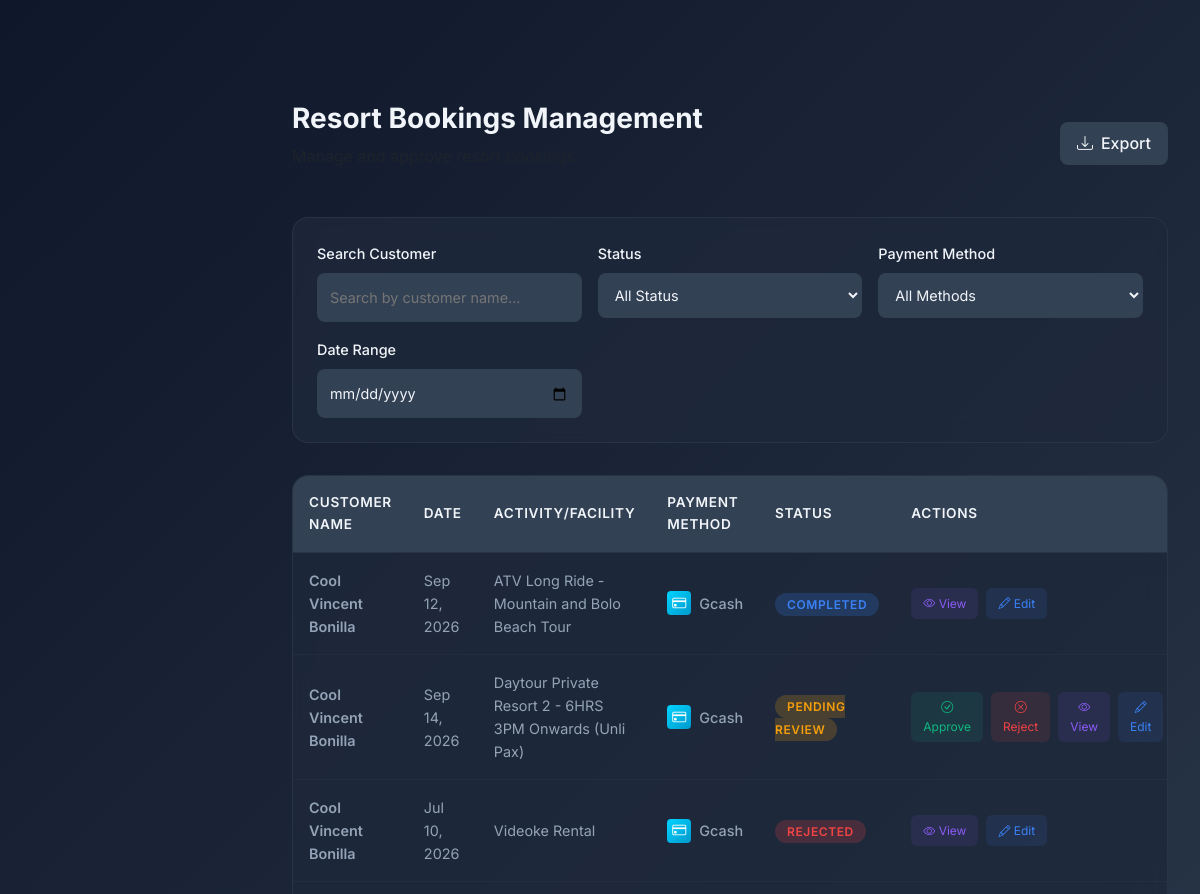
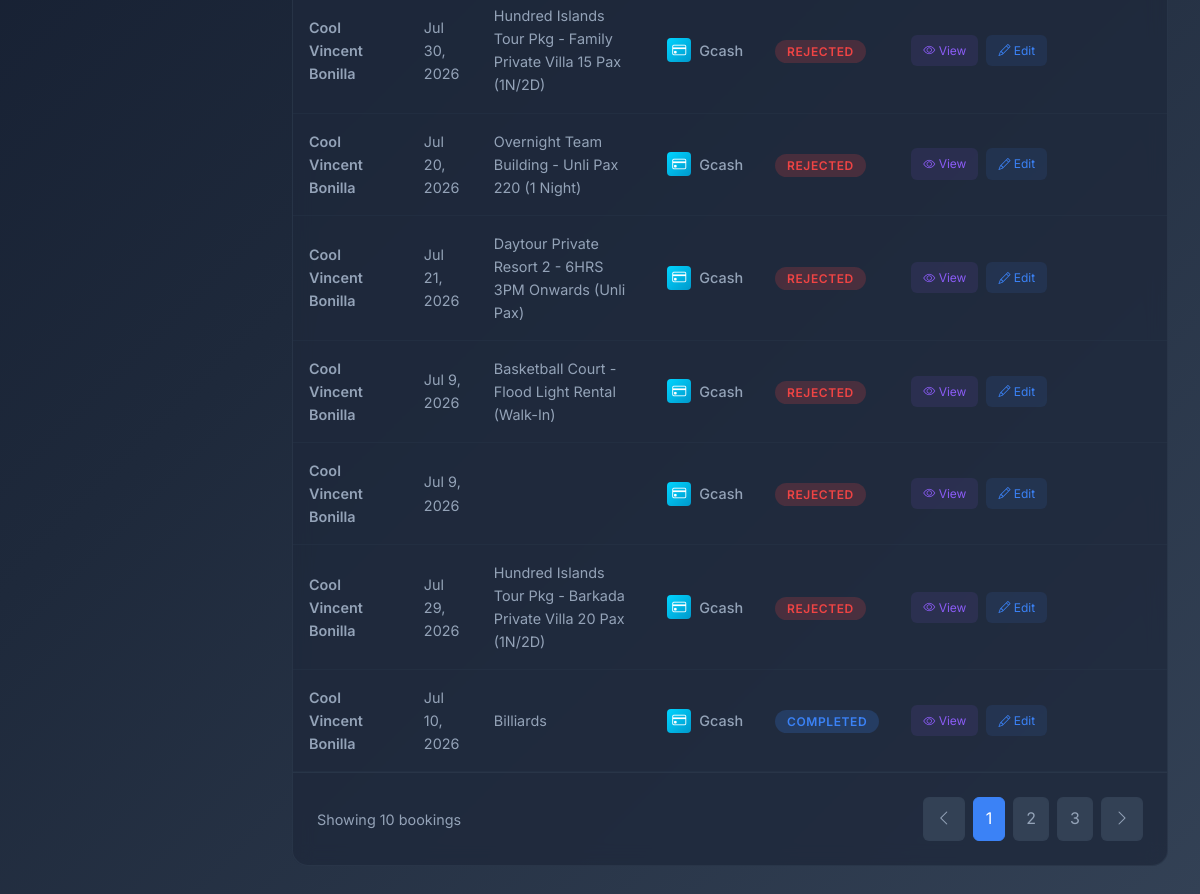
Page /bookings_orig.php (signed in) on the committed database (2 pictures, top to bottom).
### tables this page shows
CREATE TABLE `bookings` (
  `id` int(11) NOT NULL,
  `booking_reference` varchar(20) NOT NULL,
  `user_id` int(11) DEFAULT NULL,
  `booking_type` enum('activity','accommodation','bundle') NOT NULL,
  `activity_id` int(11) DEFAULT NULL,
  `accommodation_id` int(11) DEFAULT NULL,
  `bundle_id` int(11) DEFAULT NULL,
  `status_id` int(11) NOT NULL DEFAULT 1,
  `full_name` varchar(255) NOT NULL,
  `email` varchar(255) NOT NULL,
  `phone_number` varchar(20) NOT NULL,
  `check_in_date` date NOT NULL,
  `check_in_time` time DEFAULT NULL,
  `check_out_date` date DEFAULT NULL,
  `check_out_time` time DEFAULT NULL,
  `number_of_days` int(11) DEFAULT NULL,
  `number_of_guests` int(11) NOT NULL DEFAULT 1,
  `special_requests` text DEFAULT NULL,
  `total_amount` decimal(10,2) NOT NULL,
  `payment_status` enum('pending','paid','refunded') DEFAULT 'pending',
  `payment_method` varchar(50) DEFAULT 'gcash',
  `booking_source` enum('online','walk_in') NOT NULL DEFAULT 'online',
  `guest_name` varchar(255) DEFAULT NULL,
  `guest_contact` varchar(30) DEFAULT NULL,
  `created_at` timestamp NOT NULL DEFAULT current_timestamp(),
  `updated_at` timestamp NOT NULL DEFAULT current_timestamp() ON UPDATE current_timestamp(),
  `payment_proof` varchar(500) DEFAULT NULL
);

CREATE TABLE `booking_status` (
  `id` int(11) NOT NULL,
  `name` varchar(50) NOT NULL,
  `description` text DEFAULT NULL,
  `color` varchar(20) DEFAULT NULL,
  `is_active` tinyint(1) DEFAULT 1,
  `created_at` timestamp NOT NULL DEFAULT current_timestamp()
);

### bookings_orig.php (the view, shortened to what this page needs)
<?php
global $conn;
$query = "
    SELECT
        b.id,
        b.booking_reference,
        b.booking_type,
        b.activity_id,
        b.accommodation_id,
        b.bundle_id,
        b.user_id,
        b.full_name,
        b.email,
        b.phone_number,
        b.check_in_date,
        b.check_in_time,
        b.check_out_date,
        b.check_out_time,
        b.number_of_days,
        b.number_of_guests,
        b.special_requests,
        b.total_amount,
        b.payment_status,
        b.payment_method,
        b.created_at,
        bs.name as status_name,
        bs.description as status_description,
        bs.color as status_color,
        CONCAT(u.first_name, ' ', COALESCE(u.middle_name, ''), ' ', u.last_name) as user_name,
        u.email as user_email,
        u.phone_number as user_phone,
        CASE
            WHEN b.booking_type = 'activity' THEN a.name
            WHEN b.booking_type = 'accommodation' THEN acc.name
            WHEN b.booking_type = 'bundle' THEN bun.name
            ELSE acc.name
        END as item_name,
        CASE
            WHEN b.booking_type = 'activity' THEN 'bi-activity'
            ELSE NULL
        END as item_icon,
        pr.file_path as receipt_path
    FROM bookings b
    LEFT JOIN booking_status bs ON b.status_id = bs.id
    LEFT JOIN users u ON b.user_id = u.id
    LEFT JOIN activities a ON b.activity_id = a.id
    LEFT JOIN accommodations acc ON b.accommodation_id = acc.id
    LEFT JOIN bundles bun ON b.bundle_id = bun.id
    LEFT JOIN payment_receipts pr ON b.id = pr.booking_id
    WHERE 1=1
";
$query .= " ORDER BY b.created_at DESC";
$stmt = $conn->prepare($query);
$stmt->execute();
$result = $stmt->get_result();
$bookings = [];
while ($row = $result->fetch_assoc()) {
    $bookings[] = $row;
}
?>
<!DOCTYPE html>
<html lang="en">
<head>
    <link href="https://cdn.jsdelivr.net/npm/bootstrap@5.3.0/dist/css/bootstrap.min.css" rel="stylesheet">
    <link rel="stylesheet" href="https://cdn.jsdelivr.net/npm/bootstrap-icons@1.11.0/font/bootstrap-icons.css">
    <link rel="stylesheet" href="components/sidebar.css">
    <link rel="stylesheet" href="components/navbar.css">
</head>
<body>
    <div class="main-content">
        <div class="page-header">
            <div>
                <h1 class="page-title">Resort Bookings Management</h1>
                <p class="text-muted">Manage and approve resort bookings</p>
            </div>
            <div class="page-actions">
                <button class="btn-modern btn-secondary">
                    <i class="bi bi-download"></i>
                    Export
                </button>
            </div>
        </div>
        <div class="filters-card">
            <div class="filters-grid">
                <div class="filter-group">
                    <label class="filter-label">Search Customer</label>
                    <input type="text" class="filter-input" placeholder="Search by customer name..." id="searchInput">
                </div>
                <div class="filter-group">
                    <label class="filter-label">Status</label>
                    <select class="filter-input" id="statusFilter">
                        <option value="">All Status</option>
                    </select>
                </div>
                <div class="filter-group">
                    <label class="filter-label">Payment Method</label>
                    <select class="filter-input" id="paymentFilter">
                        <option value="">All Methods</option>
                    </select>
                </div>
                <div class="filter-group">
                    <label class="filter-label">Date Range</label>
                    <input type="date" class="filter-input" id="dateFilter">
                </div>
            </div>
        </div>
        <div class="bookings-card">
            <table class="table-modern">
                <thead>
                    <tr>
                        <th>Customer Name</th>
                        <th>Date</th>
                        <th>Activity/Facility</th>
                        <th>Payment Method</th>
                        <th>Status</th>
                        <th>Actions</th>
                    </tr>
                </thead>
                <tbody id="bookingsTableBody">
                    <?php if (count($bookings) > 0): ?>
                        <?php foreach ($bookings as $booking): ?>
                            <tr data-booking-id="<?php echo $booking['id']; ?>">
                                <td class="customer-name"><?php echo htmlspecialchars($booking['full_name']); ?></td>
                                <td><?php echo date('M j, Y', strtotime($booking['check_in_date'])); ?></td>
                                <td><?php echo htmlspecialchars($booking['item_name']); ?></td>
                                <td>
                                    <div class="payment-method">
                                        <div class="payment-icon <?php echo strtolower($booking['payment_method']); ?>-icon">
                                            <i class="bi bi-<?php echo $booking['payment_method'] === 'gcash' ? 'credit-card' : 'cash'; ?>"></i>
                                        </div>
                                        <span><?php echo ucfirst($booking['payment_method']); ?></span>
                                    </div>
                                </td>
                                <td><span class="status-badge status-<?php echo $booking['status_name']; ?>"><?php echo ucfirst(str_replace('_', ' ', $booking['status_name'])); ?></span></td>
                                <td>
                                    <div class="action-buttons">
                                        <?php if ($booking['status_name'] === 'pending_review'): ?>
                                            <button class="btn-action btn-approve" onclick="approveBooking(<?php echo $booking['id']; ?>)">
                                                <i class="bi bi-check-circle"></i>
                                                Approve
                                            </button>
                                            <button class="btn-action btn-reject" onclick="rejectBooking(<?php echo $booking['id']; ?>)">
                                                <i class="bi bi-x-circle"></i>
                                                Reject
                                            </button>
                                        <?php endif; ?>
                                        <button class="btn-action btn-view" onclick="viewBooking(<?php echo $booking['id']; ?>)">
                                            <i class="bi bi-eye"></i>
                                            View
                                        </button>
                                        <button class="btn-action btn-edit" onclick="editBooking(<?php echo $booking['id']; ?>)">
                                            <i class="bi bi-pencil"></i>
                                            Edit
                                        </button>
                                    </div>
                                </td>
                            </tr>
                        <?php endforeach; ?>
                    <?php endif; ?>
                </tbody>
            </table>
            <div class="pagination-section">
                <div class="pagination-info">
                    Showing <?php echo count($bookings); ?> bookings
                </div>
                <div class="pagination-controls">
                    <button class="page-btn">
                        <i class="bi bi-chevron-left"></i>
                    </button>
                    <button class="page-btn active">1</button>
                    <button class="page-btn">2</button>
                    <button class="page-btn">3</button>
                    <button class="page-btn">
                        <i class="bi bi-chevron-right"></i>
                    </button>
                </div>
            </div>
        </div>
    </div>
</body>
</html>

### Admin_Dashboard/components/sidebar.css (style rules this page uses)
:root { --sidebar-width: 255px; --sidebar-collapsed-width: 72px; --navbar-height: 68px; }

### rows in the picture
bookings: full_name "Cool Vincent Bonilla", check_in_date "Sep 12, 2026", item_name "ATV Long Ride - Mountain and Bolo Beach Tour", payment_method "Gcash", status.name "COMPLETED"
bookings: full_name "Cool Vincent Bonilla", check_in_date "Sep 14, 2026", item_name "Daytour Private Resort 2 - 6HRS 3PM Onwards (Unli Pax)", payment_method "Gcash", status.name "PENDING REVIEW"
bookings: full_name "Cool Vincent Bonilla", check_in_date "Jul 10, 2026", item_name "Videoke Rental", payment_method "Gcash", status.name "REJECTED"
bookings: full_name "Cool Vincent Bonilla", check_in_date "Jul 30, 2026", item_name "Hundred Islands Tour Pkg - Family Private Villa 15 Pax (1N/2D)", payment_method "Gcash", status.name "REJECTED"
bookings: full_name "Cool Vincent Bonilla", check_in_date "Jul 20, 2026", item_name "Overnight Team Building - Unli Pax 220 (1 Night)", payment_method "Gcash", status.name "REJECTED"
bookings: full_name "Cool Vincent Bonilla", check_in_date "Jul 21, 2026", item_name "Daytour Private Resort 2 - 6HRS 3PM Onwards (Unli Pax)", payment_method "Gcash", status.name "REJECTED"
bookings: full_name "Cool Vincent Bonilla", check_in_date "Jul 9, 2026", item_name "Basketball Court - Flood Light Rental (Walk-In)", payment_method "Gcash", status.name "REJECTED"
bookings: full_name "Cool Vincent Bonilla", check_in_date "Jul 9, 2026", payment_method "Gcash", status.name "REJECTED"
bookings: full_name "Cool Vincent Bonilla", check_in_date "Jul 29, 2026", item_name "Hundred Islands Tour Pkg - Barkada Private Villa 20 Pax (1N/2D)", payment_method "Gcash", status.name "REJECTED"
bookings: full_name "Cool Vincent Bonilla", check_in_date "Jul 10, 2026", item_name "Billiards", payment_method "Gcash", status.name "COMPLETED"

### other values in the picture
count($bookings) "10"
